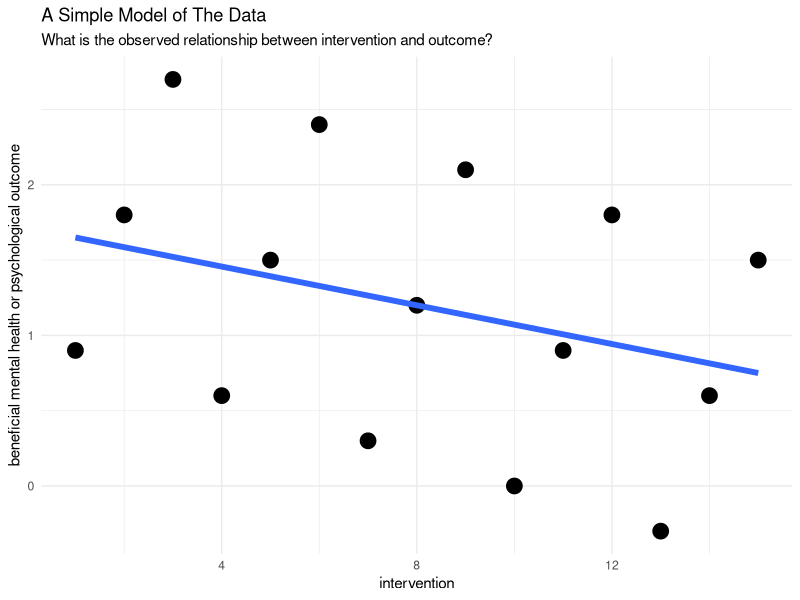
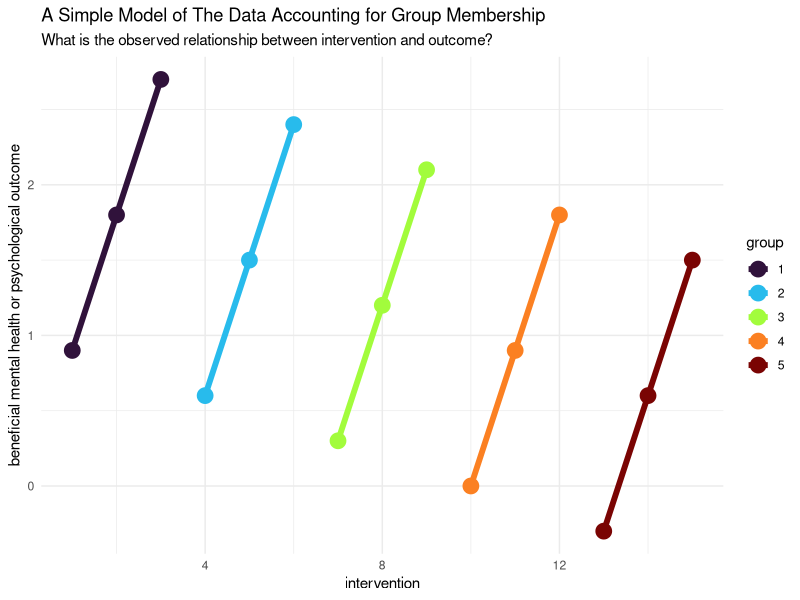
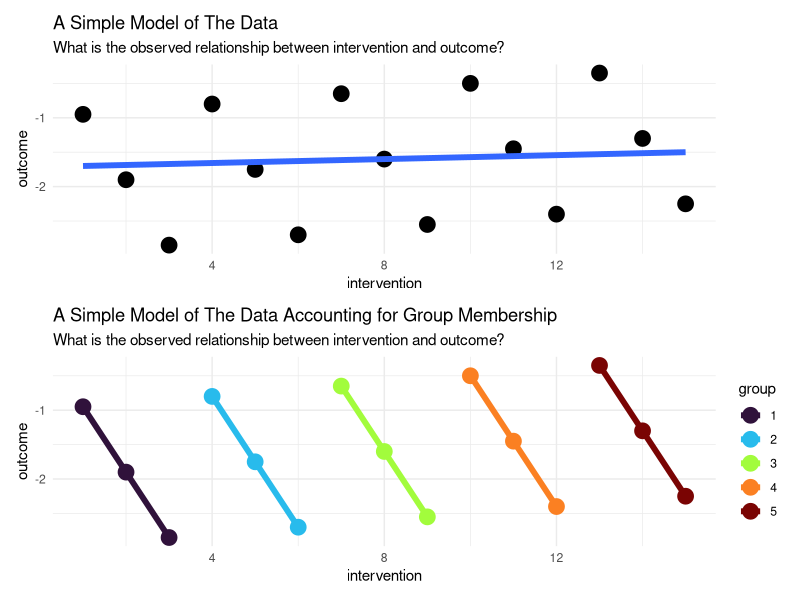

These charts were generated, in order, by the following R code:
## ---- chunk 1

set.seed(1080)

library(ggplot2)

library(patchwork)

## ---- chunk 2
#| label: mydata

intervention <- seq(1,15) # intervention

group <- rep(seq(1,5), each=3) # group

index <- rep(seq(1,3), 5) # index within group

e <- rnorm(15, 0, .25) # randomly distributed error

outcome <- index + -.1 * intervention # + e

group <- factor(group)

mydata <- data.frame(intervention, group, outcome)

## ---- chunk 3

p0 <- ggplot(mydata,
       aes(x = intervention,
           y = outcome)) + 
  geom_point(size = 5)+
  geom_smooth(method="lm",
              linewidth = 2,
              se = FALSE) +
  scale_color_viridis_d(name = "group",
                        option = "turbo") +
  theme_minimal()

## ---- chunk 4
#| label: fig-p0

p0 + # replay
  labs(title = "A Simple Model of The Data",
       subtitle = "What is the observed relationship between intervention and outcome?",
       y = "beneficial mental health or psychological outcome")

## ---- chunk 5
#| label: fig-p0-group

p0 + 
  aes(color = group) +
  labs(title = "A Simple Model of The Data Accounting for Group Membership",
       subtitle = "What is the observed relationship between intervention and outcome?",
       y = "beneficial mental health or psychological outcome")


## ---- chunk 6
#| label: mydata2

intervention <- seq(1,15) # intervention

group <- rep(seq(1,5), each=3) # group

index <- rep(seq(1,3), 5) # index within group

e <- rnorm(15, 0, .25) # randomly distributed error

outcome <- -1 * index + .05 * intervention # + e

group <- factor(group)

mydata2 <- data.frame(intervention, group, outcome)

## ---- chunk 7

p1 <- ggplot(mydata2,
       aes(x = intervention,
           y = outcome)) + 
  geom_point(size = 5)+
  geom_smooth(method="lm",
              linewidth = 2,
              se = FALSE) +
  scale_color_viridis_d(name = "group",
                        option = "turbo") +
  theme_minimal()

## ---- chunk 8

p1A <- p1 + # replay
  labs(title = "A Simple Model of The Data",
       subtitle = "What is the observed relationship between intervention and outcome?")

## ---- chunk 9

p1B <- p1 + 
  aes(color = group) +
  labs(title = "A Simple Model of The Data Accounting for Group Membership",
       subtitle = "What is the observed relationship between intervention and outcome?")


## ---- chunk 10
#| label: fig-p1-combined

p1A / p1B

